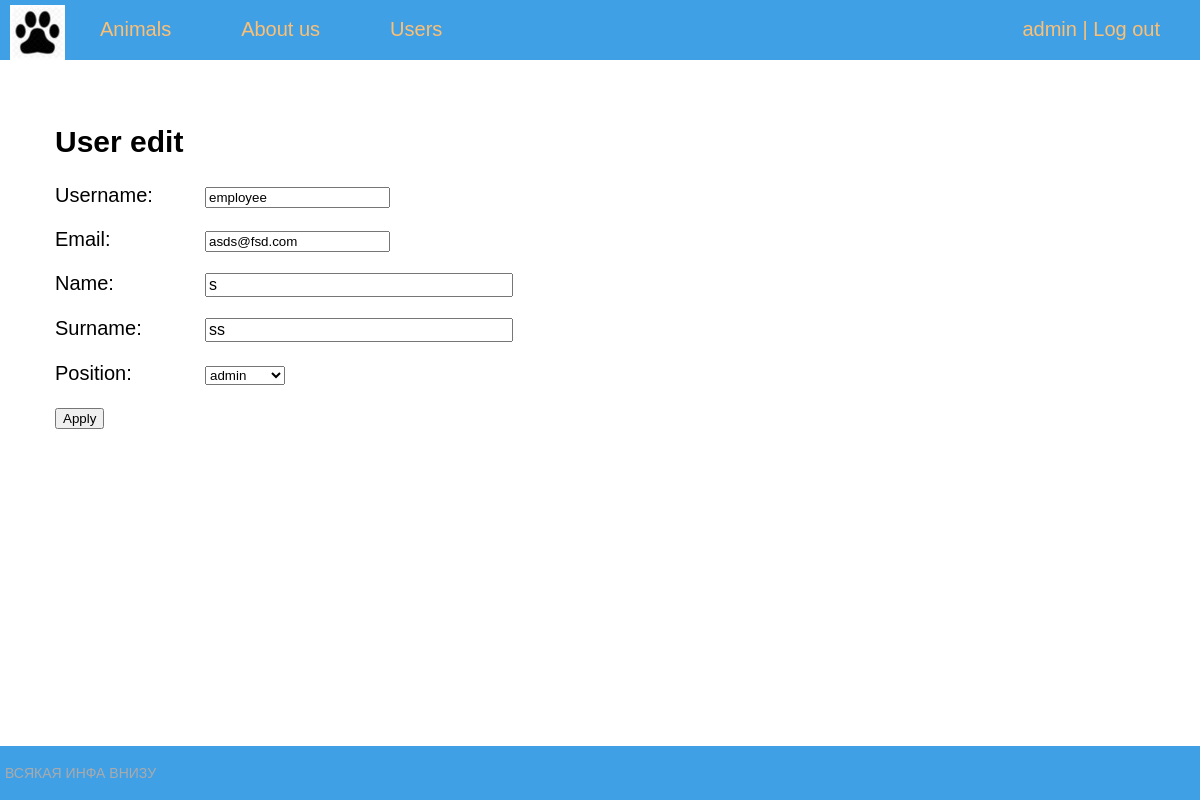
/user/edit/employee (signed in), run on the app's committed database.
### shelter/models.py (models this page shows, shortened)
class Account(AbstractBaseUser):
    email = models.EmailField(verbose_name="email", max_length=60, unique=True)
    username = models.CharField(max_length=30, unique=True)
    date_joined = models.DateTimeField(verbose_name='date joined', auto_now_add=True)
    last_login = models.DateTimeField(verbose_name='last login', auto_now=True)
    is_admin = models.BooleanField(default=False)
    is_active = models.BooleanField(default=True)
    is_staff = models.BooleanField(default=False)
    is_superuser = models.BooleanField(default=False)
    position = models.CharField(max_length=10, default="unverified")
    name = models.CharField(max_length=15, default="")
    surname = models.CharField(max_length=15, default="")
    deleted = models.BooleanField(default=False)
    USERNAME_FIELD = 'username'
    objects = MyAccountManager()

### shelter/views.py (the view, shortened to what this page needs)
# urls.py: path('user/edit/<username>', UserEdit.as_view(), name='user_edit'),
@method_decorator(login_required, name='dispatch')
class UserEdit(DataMixin, UserPassesTestMixin, generic.UpdateView):
    model = Account
    template_name = 'shelter/edit_profile.html'
    form_class = EditUserForm
    slug_field = 'username'
    slug_url_kwarg = 'username'
    def get_context_data(self, *, object_list=None, **kwargs):
        context = super().get_context_data(**kwargs)
        c_def = self.get_user_context(title="User edit")
        return dict(list(context.items()) + list(c_def.items()))
    def test_func(self):
        if self.request.user.position == "admin":
            return True
        return False

### shelter/forms.py
class EditUserForm(forms.ModelForm):
    username = forms.CharField(max_length=100, required=True, widget=forms.TextInput(attrs={'class': 'form-control'}))
    email = forms.EmailField(required=True, widget=forms.TextInput(attrs={'class': 'form-control'}))
    name = forms.CharField(label='Name', required=False, widget=forms.TextInput(attrs={'class': 'form-input'}))
    surname = forms.CharField(label='Surname', required=False, widget=forms.TextInput(attrs={'class': 'form-input'}))
    position = forms.CharField(label='Position', required=True, widget=forms.Select(choices=POSITION_CHOICES))
    class Meta:
        model = User
        fields = ['username', 'email', 'name', 'surname', 'position']

### shelter/utils.py (called while the page is built)
    def get_user_context(self, **kwargs):
        context = kwargs
        context['menu'] = menu
        return context

### shelter/templates/shelter/edit_profile.html (shortened to what this page needs)
{% extends 'shelter/base.html' %}
{% block content %}
    <h2>{{title}}</h2><form method="post">
    {% for f in form %}
        <p><label class="form-label" for="{{ f.id_for_label }}">{{f.label}}: </label>{{ f }}</p>
    {% endfor %}
    <button type="submit">Apply</button>
</form>
{% endblock content %}

### shelter/templates/shelter/base.html (shortened to what this page needs)
{% load static %}
<!DOCTYPE html>
<html>
<head>
	<link type="text/css" href="{% static 'shelter/css/styles.css' %}" rel="stylesheet" />
</head>
<body>
<table class="table-page" border=0 cellpadding="0" cellspacing="0">
<tr><td valign=top>
{% block mainmenu %}
		<div class="header">
			<ul id="mainmenu" class="mainmenu">
				<li class="logo">
                    <a href="{% url 'home' %}">
                        <div class="logo"></div>
                    </a>
                </li>
				{% for m in menu %}
				    <li><a href="{% url m.url_name %}">{{m.title}}</a></li>
				{% endfor %}
				{% if user.position == "employee" or user.position == "admin" %}
				    <li><a href="{% url 'users' %}">Users</a></li>
				{% endif %}
				{% if request.user.is_authenticated %}
				    <li class="last"><a href="{% url 'mypage' %}">{{user.username}}</a> | <a href="{% url 'logout' %}">Log out</a></li>
				{% else %}
				    <li class="last"><a href="{% url 'register' %}">Register</a> | <a href="{% url 'login' %}">Log in</a></li>
				{% endif %}
			</ul>
		</div>
{% endblock mainmenu %}
<table class="table-content" border=0 cellpadding="0" cellspacing="0">
<td valign="top" class="content">
<div class="content-text">
    {% block content %}
    {% endblock %}
</div>
</td></tr></table>
<tr><td valign=top>
	<div id="footer">
		<p>ВСЯКАЯ ИНФА ВНИЗУ</p>
	</div>
</td></tr></table>
</body>
</html>

### shelter/static/shelter/css/styles.css (style rules this page uses)
html, body { font-family: 'Arial'; margin: 0; padding: 0; height: 100%; width: 100%; color: #444; }
a { color: #0059b2; text-decoration: none; }
.table-page { width: 100%; height: 100%; vertical-align: top; }
.table-page tr { height: 100%; }
.header { background: #40A0E6; height: 60px; }
.logo { background: url('../images/logo.jpg') no-repeat 10px 5px; width: 70px; height: 60px; }
ul.mainmenu { list-style: none; margin: 0; padding: 0; height: 60px; color: #fdc073; font-size: 20px; overflow: hidden; }
ul.mainmenu li { float: left; margin: 18px 40px 0 30px; }
ul.mainmenu li.logo { margin: 0; }
ul.mainmenu li.last { float: right; }
ul.mainmenu li a { color: #fdc073; text-decoration: none; }
.table-content { width: 100%; min-height: 100%; height: 100%; }
.content { padding: 40px 20px 20px 40px; width: 100%; box-sizing: border-box; }
.content-text { color: #000; font-size: 20px; font-family: Arial; width: 100%; padding-right: 15px; padding-left: 15px; margin-right: auto; margin-left: auto; }
#footer { box-sizing: border-box; background: #40A0E6; padding: 5px; color: #aaa; font-size: 14px; font-family: Verdana, Geneva, Arial, Helvetica; text-align: left; overflow: hidden; }
.form-input { width: 300px; font-size: 16px; }
.form-label { display: inline-block; min-width: 150px; vertical-align: top; }

### data on the page
Account: username "admin"
Account: form "employee" "asds@fsd.com" "s" "ss" "admin"

### other printed values
{{ m.title }} "Animals" "About us"
{{ title }} "User edit"
{{ f.label }} "Username" "Email" "Name" "Surname" "Position"
